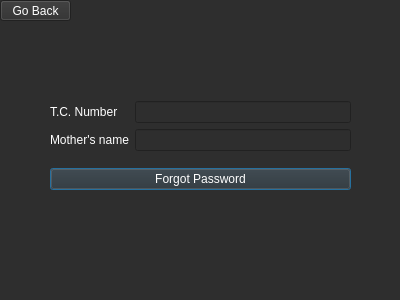
<?xml version="1.0" encoding="UTF-8"?>
<ui version="4.0">
 <class>Forgotpassword</class>
 <widget class="QDialog" name="Forgotpassword">
  <property name="geometry">
   <rect>
    <x>0</x>
    <y>0</y>
    <width>400</width>
    <height>300</height>
   </rect>
  </property>
  <property name="windowTitle">
   <string>Dialog</string>
  </property>
  <property name="styleSheet">
   <string notr="true">background-color: #2e2e2e; color: white;</string>
  </property>
  <widget class="QWidget" name="layoutWidget">
   <property name="geometry">
    <rect>
     <x>50</x>
     <y>90</y>
     <width>301</width>
     <height>111</height>
    </rect>
   </property>
   <layout class="QVBoxLayout" name="verticalLayout_3">
    <item>
     <layout class="QHBoxLayout" name="horizontalLayout">
      <item>
       <layout class="QVBoxLayout" name="verticalLayout_2">
        <item>
         <widget class="QLabel" name="label">
          <property name="text">
           <string>T.C. Number</string>
          </property>
         </widget>
        </item>
        <item>
         <widget class="QLabel" name="label_2">
          <property name="text">
           <string>Mother's name</string>
          </property>
         </widget>
        </item>
       </layout>
      </item>
      <item>
       <layout class="QVBoxLayout" name="verticalLayout">
        <item>
         <widget class="QLineEdit" name="lineEdit"/>
        </item>
        <item>
         <widget class="QLineEdit" name="lineEdit_2"/>
        </item>
       </layout>
      </item>
     </layout>
    </item>
    <item>
     <widget class="QPushButton" name="pushButton">
      <property name="text">
       <string>Forgot Password</string>
      </property>
     </widget>
    </item>
   </layout>
  </widget>
  <widget class="QPushButton" name="pushButton_2">
   <property name="geometry">
    <rect>
     <x>0</x>
     <y>0</y>
     <width>71</width>
     <height>21</height>
    </rect>
   </property>
   <property name="text">
    <string>Go Back</string>
   </property>
  </widget>
  <widget class="QLabel" name="label_3">
   <property name="geometry">
    <rect>
     <x>330</x>
     <y>0</y>
     <width>71</width>
     <height>51</height>
    </rect>
   </property>
   <property name="text">
    <string/>
   </property>
   <property name="pixmap">
    <pixmap resource="Resource.qrc">:/6.png</pixmap>
   </property>
   <property name="scaledContents">
    <bool>true</bool>
   </property>
  </widget>
 </widget>
 <tabstops>
  <tabstop>lineEdit</tabstop>
  <tabstop>lineEdit_2</tabstop>
  <tabstop>pushButton</tabstop>
  <tabstop>pushButton_2</tabstop>
 </tabstops>
 <resources>
  <include location="Resource.qrc"/>
 </resources>
 <connections/>
</ui>
